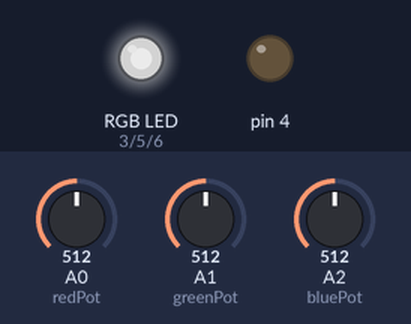
A sketch run on a simulated Arduino Uno, built with avr-gcc and run on an emulated ATmega328P. On the bench: an RGB LED mixed from three pins (HIGH = lit), output pins drawn as LEDs (lit = HIGH). The test bench sets the inputs (shaded band); at power-on: A0 (redPot) = 512, A1 (greenPot) = 512, A2 (bluePot) = 512. Dim RGB values are drawn brighter than linear.

Above: at 1.2 s.
1.3 s: A0 (redPot) set to 716
At 2.2 s:
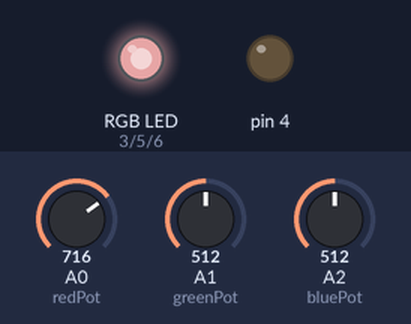
2.8 s: A1 (greenPot) set to 716
At 3.4 s:
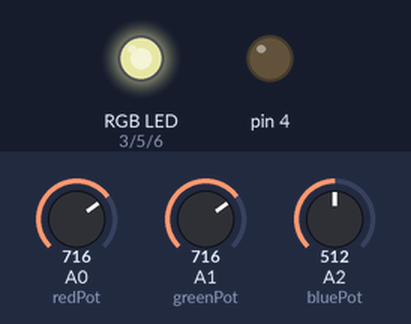
4.3 s: A2 (bluePot) set to 716
At 5.5 s:
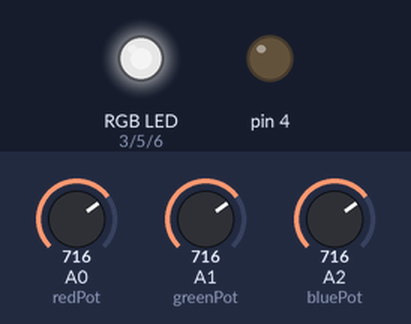
5.8 s: A0 (redPot) set to 900
At 6.9 s:
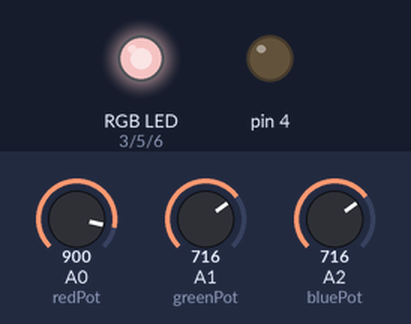
7.3 s: A1 (greenPot) set to 900
At 8.0 s:
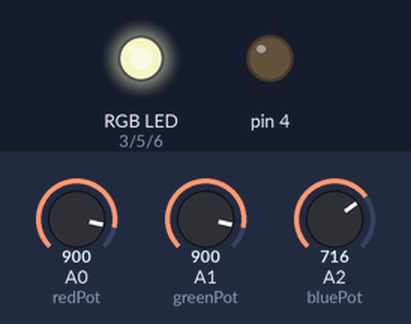
8.8 s: A2 (bluePot) set to 900
At 9.1 s:
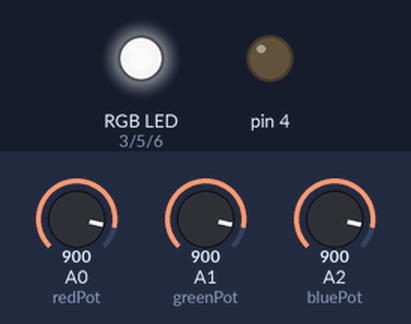
Timing chart, 0 to 11.3 s (numbered marks = the images above; inputs shaded):
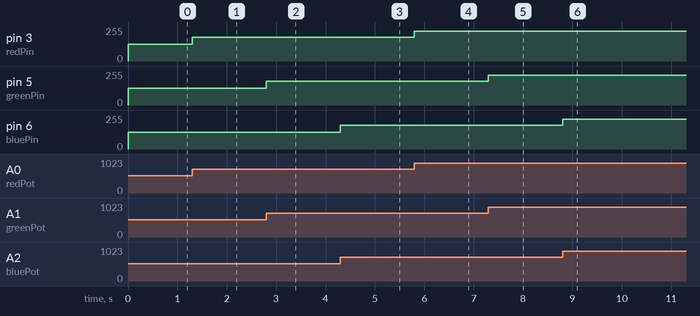

The sketch:

Project16_RGBLEDwithPotentiometers.ino
```cpp
/*
Name: RGB LED With Potentiometers
Project: 13
Author: Amar Bhatt
Description: Modify the color of an RGB LED using 3 potentiometers for R, G, B values
*/

// Define analog pins for potentiometers
const int redPot = A0;
const int greenPot = A1;
const int bluePot = A2;
// Define pwm pins for RGB LED pins
const int redPin = 3;
const int greenPin = 5;
const int bluePin = 6;

void setup(){
  pinMode(3, OUTPUT);
  pinMode(4, OUTPUT);
  pinMode(5, OUTPUT);
}//end setup

void loop(){
  //Multiple line solution
  //Read potentiometers
//  int r = analogRead(redPot);
//  int g = analogRead(greenPot);
//  int b = analogRead(bluePot);
  // map analog values to pwm outputs
//  int r_map = map(r, 0,1023,0,255);
//  int g_map = map(g, 0,1023,0,255);
//  int b_map = map(b, 0,1023,0,255);
  //Write as pwm to RGB pins
//  analogWrite(redPin, r_map);
//  analogWrite(greenPin, g_map);
//  analogWrite(bluePin, b_map);

  // One line solution (same as above)
  analogWrite(redPin, map(analogRead(redPot),0,1023,0,255));
  analogWrite(greenPin, map(analogRead(greenPot),0,1023,0,255));
  analogWrite(bluePin, map(analogRead(bluePot),0,1023,0,255));
}//end loop
```

Measured:
- after the input at 1.3 s, pin 3 (redPin): 127/255 → 178/255 at once
- after the input at 2.8 s, pin 5 (greenPin): 127/255 → 178/255 at once
- after the input at 4.3 s, pin 6 (bluePin): 127/255 → 178/255 at once
- after the input at 5.8 s, pin 3 (redPin): 178/255 → 224/255 at once
- after the input at 7.3 s, pin 5 (greenPin): 178/255 → 224/255 at once
- after the input at 8.8 s, pin 6 (bluePin): 178/255 → 224/255 at once
